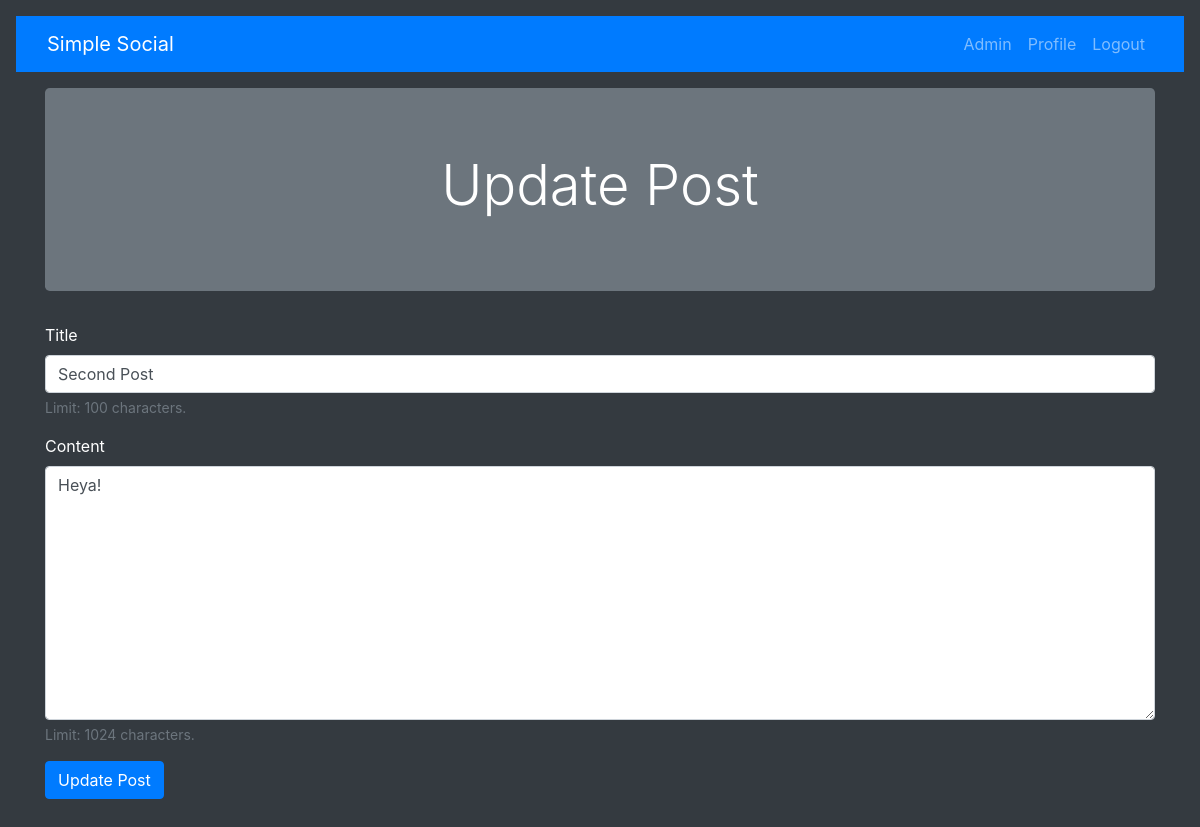
Screenshot of /post/update/3/ (signed in) with the database file from the repository.
### posts/models.py (models this page shows, shortened)
class Post(models.Model):
    user = models.ForeignKey(User, on_delete=models.CASCADE)
    title = models.CharField(max_length=100, help_text="Limit: 100 characters.")
    content = models.TextField(max_length=1024, help_text="Limit: 1024 characters.")
    timestamp = models.DateTimeField(auto_now_add=True)
    edited_timestamp = models.DateTimeField(auto_now=True)
    class Meta:
        ordering = ['-timestamp',]

### posts/views.py (the view)
# urls.py: path('update/<int:pk>/', views.PostUpdateView.as_view(), name='post_update'),
class PostUpdateView(LoginRequiredMixin, generic.UpdateView):
    login_url = "posts/login/"
    redirect_field_name = "posts/post_form.html"
    model = Post
    form_class = forms.PostForm
    def get_context_data(self, **kwargs):
        context = super().get_context_data(**kwargs)
        context["view_title"] = "Update Post"
        return context

### posts/forms.py
class PostForm(forms.ModelForm):
    class Meta:
        model = Post
        fields = ['title', 'content']

### posts/templates/posts/post_form.html (shortened to what this page needs)
{% extends 'posts/base.html' %}
{% load bootstrap4 %}
{% block view_title_block %}
    <div class="jumbotron bg-secondary">
        <h1 align="center" class="display-4">
            {{ view_title }}
        </h1>
    </div>
{% endblock view_title_block %}
{% block content_block %}
    <form method="POST" class="form">
        {% bootstrap_form form %}
        <input type="submit" value="{% if form.instance.pk %}Update{% else %}Create{% endif %} Post" class="btn btn-primary">
    </form>
{% endblock content_block %}

### rows the page displays
Post: title "Second Post", content "Heya!", id "Update Post"

### other values shown
{{ view_title }} "Update Post"
